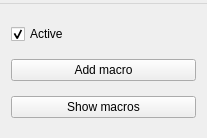
<?xml version="1.0" encoding="UTF-8"?>
<ui version="4.0">
 <class>MainWindow</class>
 <widget class="QMainWindow" name="MainWindow">
  <property name="geometry">
   <rect>
    <x>0</x>
    <y>0</y>
    <width>207</width>
    <height>138</height>
   </rect>
  </property>
  <property name="focusPolicy">
   <enum>Qt::NoFocus</enum>
  </property>
  <property name="windowTitle">
   <string>FM</string>
  </property>
  <widget class="QWidget" name="centralWidget">
   <layout class="QVBoxLayout" name="verticalLayout">
    <item>
     <widget class="QCheckBox" name="checkBoxState">
      <property name="enabled">
       <bool>true</bool>
      </property>
      <property name="text">
       <string>Active</string>
      </property>
      <property name="checked">
       <bool>true</bool>
      </property>
     </widget>
    </item>
    <item>
     <widget class="QPushButton" name="addButton">
      <property name="text">
       <string>Add macro</string>
      </property>
      <property name="iconSize">
       <size>
        <width>16</width>
        <height>16</height>
       </size>
      </property>
     </widget>
    </item>
    <item>
     <widget class="QPushButton" name="currentButton">
      <property name="text">
       <string>Show macros</string>
      </property>
     </widget>
    </item>
   </layout>
  </widget>
  <widget class="QMenuBar" name="menuBar">
   <property name="geometry">
    <rect>
     <x>0</x>
     <y>0</y>
     <width>207</width>
     <height>26</height>
    </rect>
   </property>
   <widget class="QMenu" name="menuTest">
    <property name="title">
     <string/>
    </property>
   </widget>
   <addaction name="menuTest"/>
  </widget>
 </widget>
 <layoutdefault spacing="6" margin="11"/>
 <resources/>
 <connections/>
</ui>
